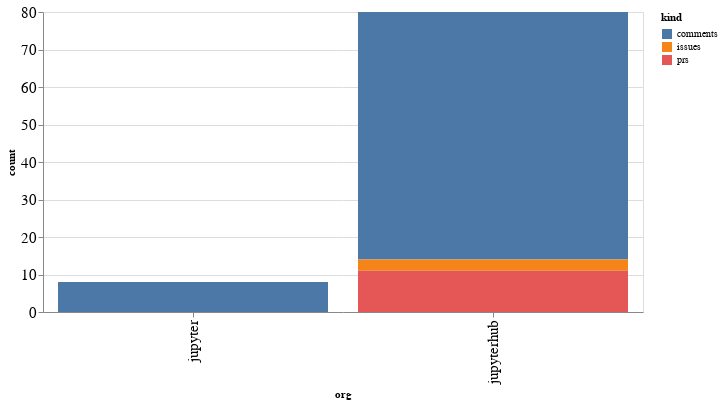

The code cell stored with this chart in its notebook:
### Code cell
alt.Chart(org_summaries, width=600).mark_bar().encode(
    x='org',
    y='count',
    color='kind',
    tooltip="org"
)

### Figure 1 — Vega-Lite specification as saved in the notebook (floating-point values rounded to 4 significant figures)
{"config": {"axisLeft": {"labelFontSize": 15}, "axisBottom": {"labelFontSize": 15}}, "data": {"name": "data-8567cef2ae6f2c77e8890f83b61706d6"}, "mark": "bar", "encoding": {"color": {"type": "nominal", "field": "kind"}, "tooltip": {"type": "nominal", "field": "org"}, "x": {"type": "nominal", "field": "org"}, "y": {"type": "quantitative", "field": "count"}}, "width": 600, "$schema": "https://vega.github.io/schema/vega-lite/v4.8.1.json", "datasets": {"data-8567cef2ae6f2c77e8890f83b61706d6": [{"org": "jupyter", "kind": "comments", "count": 8}, {"org": "jupyterhub", "kind": "comments", "count": 66}, {"org": "jupyterhub", "kind": "issues", "count": 3}, {"org": "jupyterhub", "kind": "prs", "count": 11}]}}
